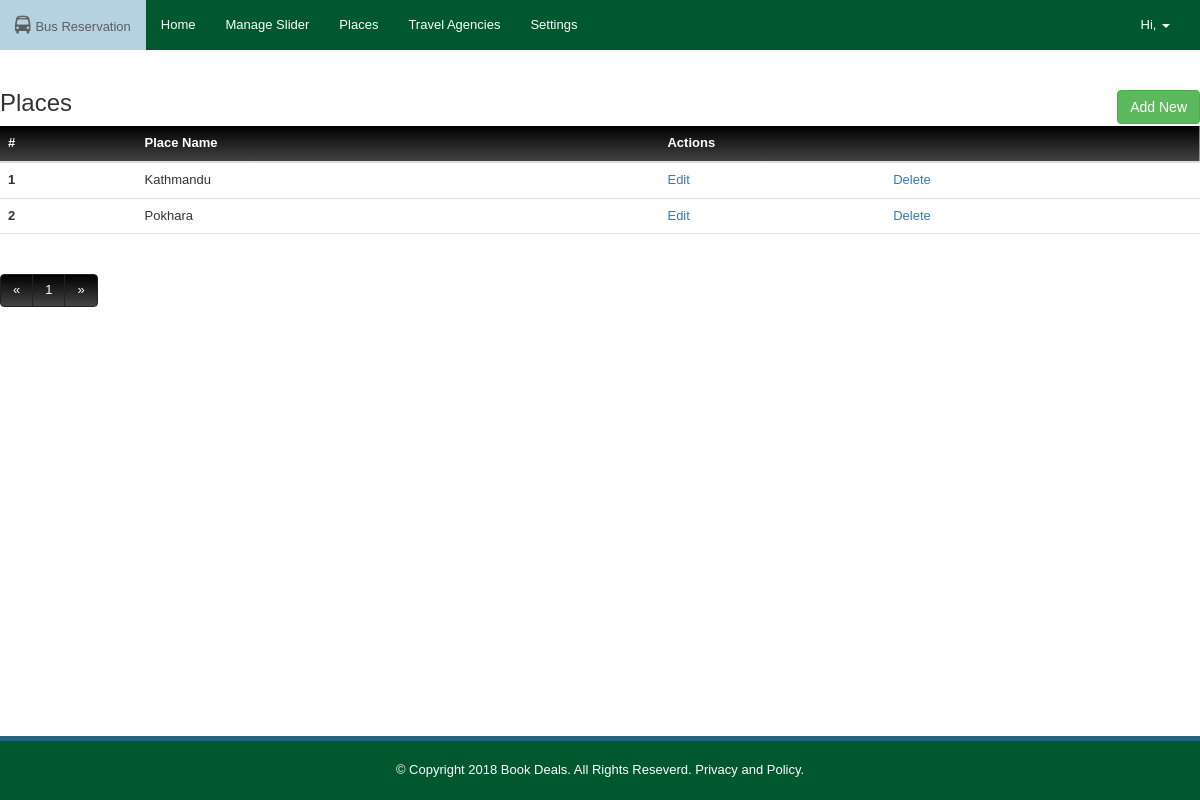
/admin/places, run on an earlier commit of the app's database.
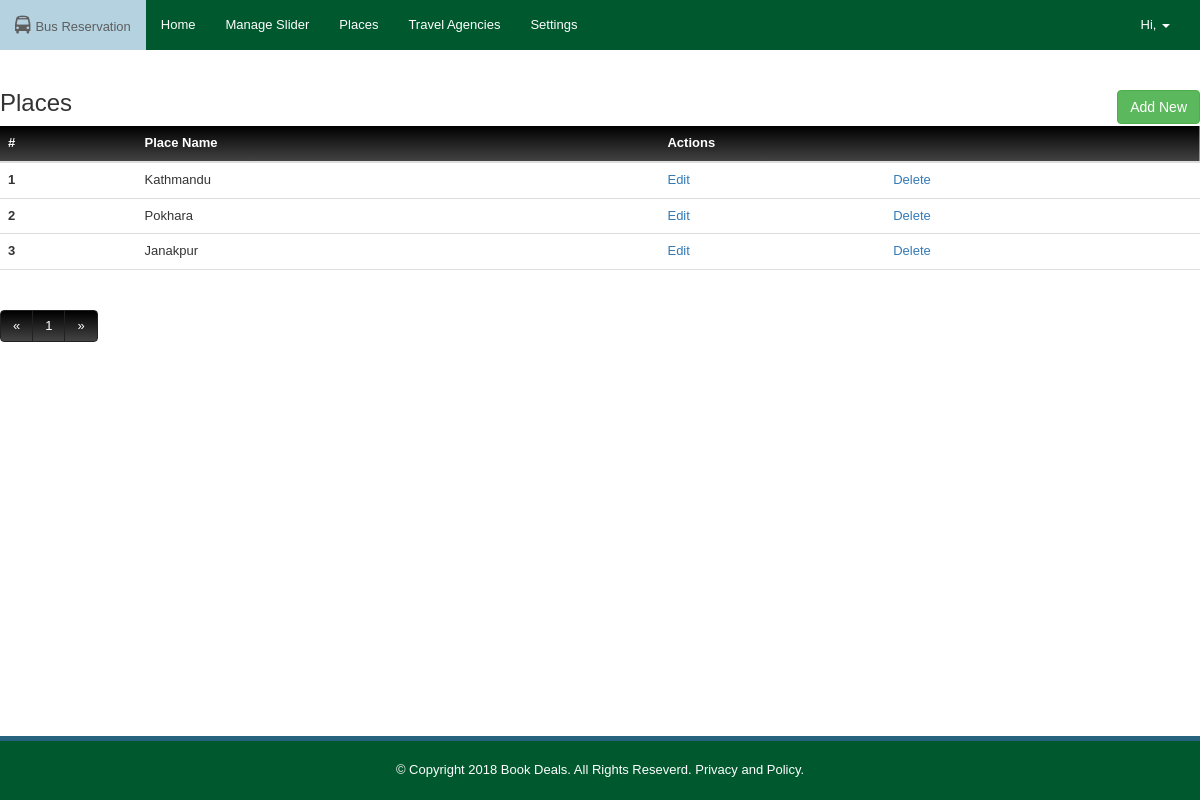
And on a later commit of the database.
### tables this page shows
CREATE TABLE IF NOT EXISTS `destination` (
  `id` int(11) NOT NULL AUTO_INCREMENT,
  `destination` text NOT NULL,
  PRIMARY KEY (`id`)
);

### application/controllers/Places.php (called while the page is built, shortened)
<?php
class Places extends CI_Controller {
    public function __construct() {
        $this->load->database();
        $this->load->model('select');
        $this->load->model('insert');
        $this->load->model('update');
        $this->load->model('delete');
        $this->load->helper('url');
        $this->load->library('session');
        $this->load->library('commons');
        $this->load->library('authorized');
    }
    public function index($page = null) {
        $data['message'] = $this->session->flashdata('message');
        $TotalCount = $this->select->getTotalCount("destination");
        $DataPerPage = 8;
        $data['num_pages'] = ceil($TotalCount / $DataPerPage);
        $start = $this->commons->pageDataLimiter($page, $DataPerPage);
        $data['categories'] = (array) $this->select->getAllFromTable('destination', $DataPerPage, $start);
        $this->loadView($data, 'places/index', 'places');
    }
    public function loadView($data, $page_name, $title) {
        $data['title'] = ucfirst($title);
        $data['user'] = $this->select->getSingleRecordWhere('user', 'id', $this->session->userdata('user_id'));
        $this->load->view('admin/template/header', $data);
        $this->load->view('admin/' . $page_name, $data);
        $this->load->view('admin/template/footer', $data);
    }
}

### index.php (called while the page is built, shortened)
<?php
require_once BASEPATH.'core/CodeIgniter.php';

### application/models/Select.php (called while the page is built, shortened)
<?php
class Select extends CI_Model {
    public function getAllFromTable($table, $limit = null, $start = null) {
        $this->db->select('*');
        $this->db->from($table);
        if (isset($limit)) {
            $this->db->limit($limit, $start);
        }
        $query = $this->db->get();
        return $query->result();
    }
    public function getTotalCount($table) {
        $this->db->select("*");
        $this->db->from($table);
        $query = $this->db->get();
        return count($query->result());
    }
    public function getSingleRecord($table, $id) {
        $this->db->select('*');
        $this->db->from($table);
        $this->db->where('id', $id);
        $this->db->limit(1);
        $query = $this->db->get();
        if ($query->num_rows() == 1) {
            return $query->row();
        } else {
            return false;
        }
    }
    public function getSingleRecordWhere($table, $cond_col, $cond_val) {
        $this->db->select('*');
        $this->db->from($table);
        $this->db->where($cond_col, $cond_val);
        $this->db->limit(1);
        $query = $this->db->get();
        if ($query->num_rows() == 1) {
            return $query->row();
        } else {
            return false;
        }
    }
}

### application/views/admin/places/index.php (the view)
<div class="list_details_wrap">
    <div>
        <a href="<?php echo base_url() ?>admin/places/add">
            <button type="button" class="btn btn-success" style="float: right;display: table-cell;">Add New</button>
        </a>
    </div>
    <h3>Places</h3>
    <div class="list_details">
        <table class="table">
            <thead class="thead-dark">
                <tr>
                    <th scope="col">#</th>
                    <th scope="col">Place Name</th>
                    <th scope="col" colspan="3">Actions</th>
                </tr>
            </thead>
            <tbody>
                <?php
                $i = 1;
                foreach ($categories as $category) {
                    ?>
                    <tr>
                        <th scope="row">
                            <?php
                            if (!empty($data_count)) {
                                echo $data_count++;
                            } else {
                                echo $i++;
                            }
                            ?>
                        </th>
                        <td><?php echo $category->destination; ?></td>
                        <td><a href="<?php echo base_url() ?>admin/places/edit/<?php echo $category->id; ?>">Edit</a></td>
                        <td><a onclick="return confirm('Are you sure to delete <?php echo $category->destination; ?>?')" href="<?php echo base_url() ?>admin/places/delete/<?php echo $category->id; ?>">Delete</a></td>
                    </tr>
                <?php } ?>
            </tbody>
        </table>
    </div>
</div>
<div class="pagination_wrap">
    <ul class="pagination">
        <li>
            <a href="<?php echo base_url(); ?>admin/places/<?php echo 1; ?>" aria-label="Previous">
                <span aria-hidden="true">&laquo;</span>
            </a>
        </li>
        <?php for ($i = 1; $i <= $num_pages; $i++) { ?>
            <li><a href="<?php echo base_url(); ?>admin/places/<?php echo $i; ?>"><?php echo $i; ?></a></li>
        <?php } ?>
        <li>
            <a href="<?php echo base_url(); ?>admin/places/<?php echo --$i; ?>" aria-label="Next">
                <span aria-hidden="true">&raquo;</span>
            </a>
        </li>
    </ul>
</div>

What changed in the data, as far as the page shows it:
added destination: destination "Janakpur"
